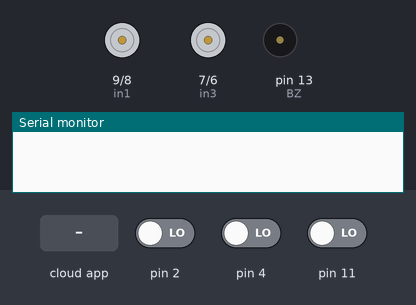
The sketch below on a simulated Arduino Uno, built with avr-gcc and run on an emulated ATmega328P. On the bench: motor-driver pin pairs drawn as motors (green arrow = first pin HIGH = forward, orange = second pin HIGH = backward, longer = more drive, scaled by the enable pin), buzzer (waves = sounding), the last lines printed to the serial monitor. The inputs (shaded band) are chosen by the test bench; at power-on: pin 2 LOW, pin 4 LOW, pin 11 LOW. The ROS host is connected and sends only what is stated.

Above: at 1.2 s.
1.3 s: the phone or cloud app sets leftlogic to 0
At 2.3 s:
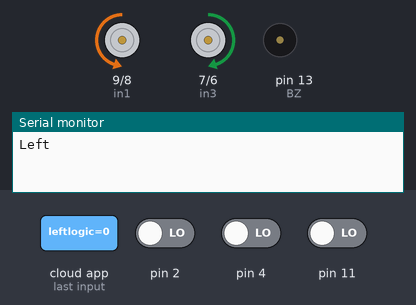
3.2 s: the phone or cloud app sets forwardlogic to 0
At 4.7 s:
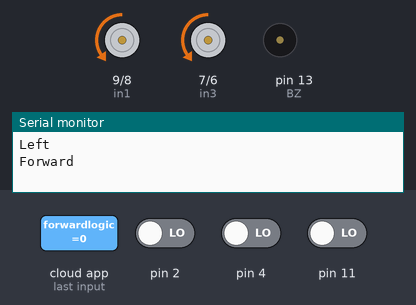
5.1 s: the phone or cloud app sets rightlogic to 0
At 6.2 s:
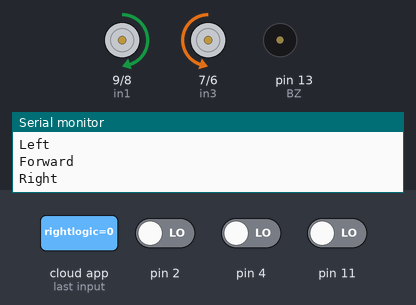
7.0 s: the phone or cloud app sets right to 0
8.5 s: the phone or cloud app sets leftlogic to 1
At 8.7 s:
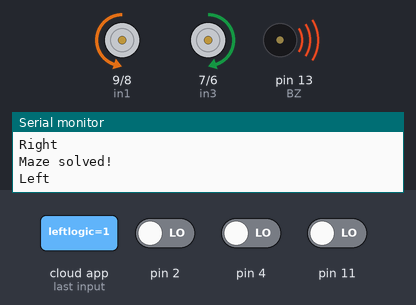
10.4 s: the phone or cloud app sets right to 1
At 11.1 s:
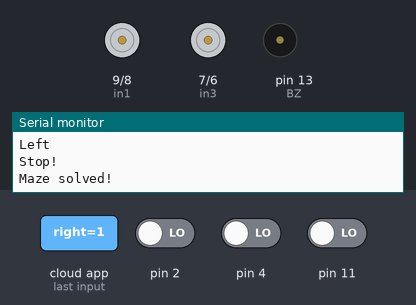
Timing chart, 0 to 12.9 s (numbered marks = the images above; inputs shaded):
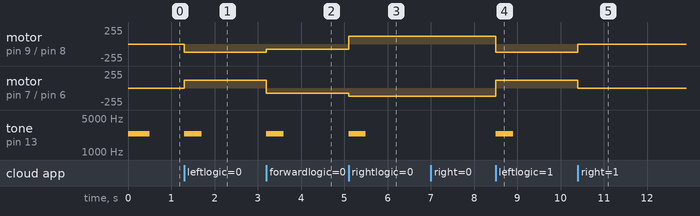

The sketch:

MazeSolver.ino
```cpp
/* Code written by Gianluca di Francesco and Giacomo Cerquone */

#include <ros.h>
#include <std_msgs/Int16MultiArray.h>
#include <std_msgs/String.h>

#define SINISTRO digitalRead(11) // sinistro
#define CENTRALE digitalRead(4) // centrale
#define DESTRO digitalRead(2) // destro

#define BZ 13
#define ENA 10
#define ENB 5
#define in1 9
#define in2 8
#define in3 7
#define in4 6

#define ABS 80

#define  B6    1975.53
#define  C7    2093
#define  D7    2349.32

unsigned int LASTSENSOR = 0;
unsigned int sx = 0;
unsigned int dx = 0;
unsigned int rounds = 0;
unsigned long tsx = millis();
unsigned long tdx = millis();
unsigned long arriving = 0;
bool run = true;

ros::NodeHandle nh;


void _mForward()
{
  analogWrite(ENA,ABS);
  analogWrite(ENB,ABS);
  digitalWrite(in1,LOW);//digital output
  digitalWrite(in2,HIGH);
  digitalWrite(in3,LOW);
  digitalWrite(in4,HIGH);
  Serial.println("Forward");
}

/*define back function*/
void _mBack()
{
  analogWrite(ENA,ABS);
  analogWrite(ENB,ABS);
  digitalWrite(in1,HIGH);
  digitalWrite(in2,LOW);
  digitalWrite(in3,HIGH);
  digitalWrite(in4,LOW);
  Serial.println("Back");
}
/*define left function*/
void _mLeft()
{
  analogWrite(ENA,120);
  analogWrite(ENB,120);
  digitalWrite(in1,LOW);
  digitalWrite(in2,HIGH);
  digitalWrite(in3,HIGH);
  digitalWrite(in4,LOW);
  Serial.println("Left");
}
/*define right function*/
void _mRight()
{
  analogWrite(ENA,120);
  analogWrite(ENB,120);
  digitalWrite(in1,HIGH);
  digitalWrite(in2,LOW);
  digitalWrite(in3,LOW);
  digitalWrite(in4,HIGH);
  Serial.println("Right");
}

void _mStop(){
   digitalWrite(ENA, LOW);
   digitalWrite(ENB, LOW);
   Serial.println("Stop!");
}

void _playSong() {
  tone(BZ, B6, 50);
  delay(50);
  tone(BZ, C7, 50);
  delay(50);
  tone(BZ, D7, 50);
  delay(250);
  tone(BZ, B6, 100);
  delay(100);
  tone(BZ, D7, 400);
  delay(400);
}

void leftlogic(const std_msgs::String& toggle_msg){
 _mLeft();
      if((millis() - tdx) > 400) {
        rounds++;
        tone(BZ, D7, 400);
        tsx = millis();
      } else if((millis() - tdx) > 250) {
        dx++;
        tone(BZ, C7, 400);
      }
      tdx = millis();
      LASTSENSOR = 0;
}
void forwardlogic(const std_msgs::String& toggle_msg){
_mForward();
      if(DESTRO)
        LASTSENSOR = 2;
      if((millis() - tsx) > 1000)
        rounds++;
      else if((millis() - tsx) > 250) {
        sx++;
        tone(BZ, D7, 400);
      }
      if((millis() - tdx) > 400) {
        rounds++;
        tone(BZ, D7, 400);
      } else if((millis() - tdx) > 250) {
        dx++;
        tone(BZ, C7, 400);
      }
      tsx = millis();
      tdx = millis();

}
void rightlogic(const std_msgs::String& toggle_msg){
  _mRight();
      if((millis() - tsx) > 400) {
        rounds++;
        tone(BZ, D7, 400);
        tdx = millis();
      } else if((millis() - tsx) > 250) {
        sx++;
        tone(BZ, D7, 400);
      }
      tsx = millis();
      LASTSENSOR = 2;

}
void leftfinal(const std_msgs::String& toggle_msg){
  _mLeft();
      tdx = millis();

}
void rightfinal(const std_msgs::String& toggle_msg){
  _mRight();
     tsx = millis();

}
void right(const std_msgs::String& toggle_msg){
  if(arriving == 0)
        arriving = millis();
      else if((millis() - arriving) > 3000)
         _mStop();
  Serial.println("Maze solved!");
  //_playSong();

}
void arriving1(const std_msgs::String& toggle_msg){
 arriving = 0;

}


std_msgs::Int16MultiArray s_array;
ros::Publisher chatter("sensors", &s_array);
ros::Subscriber<std_msgs::String> sub("leftlogic", &leftlogic);
ros::Subscriber<std_msgs::String> sub1("forwardlogic", &forwardlogic);
ros::Subscriber<std_msgs::String> sub2("rightlogic", &rightlogic);
ros::Subscriber<std_msgs::String> sub3("leftfinal", &leftfinal);
ros::Subscriber<std_msgs::String> sub4("rightfinal", &rightfinal);
ros::Subscriber<std_msgs::String> sub5("right", &right);
ros::Subscriber<std_msgs::String> sub6("arriving", &arriving1);

void setup(){
  Serial.begin(9600);
  pinMode(in1,OUTPUT);
  pinMode(in2,OUTPUT);
  pinMode(in3,OUTPUT);
  pinMode(in4,OUTPUT);
  pinMode(ENA,OUTPUT);
  pinMode(ENB,OUTPUT);
  digitalWrite(BZ, HIGH);
  tone(BZ, D7, 500);

  nh.initNode();
  nh.advertise(chatter);
  nh.subscribe(sub);
  nh.subscribe(sub1);
  nh.subscribe(sub2);
  nh.subscribe(sub3);
  nh.subscribe(sub4);
  nh.subscribe(sub5);
  nh.subscribe(sub6);
}

void loop() {

  s_array.data_length = 5;

  s_array.data[1] = SINISTRO;
  s_array.data[2] = CENTRALE;
  s_array.data[3] = DESTRO;
  s_array.data[4]= LASTSENSOR;

  chatter.publish( &s_array );
  nh.spinOnce();
  delay(5);
}
```

Measured:
- after the input at 1.3 s, motor on pin 9 (in1) / pin 8 (in2): stopped → backward 120/255 at once; motor on pin 7 (in3) / pin 6 (in4): stopped → forward 120/255 at once; tone on pin 13 (BZ): silent → 2349 Hz at once, → silent 0.40 s later
- after the input at 3.2 s, motor on pin 9 (in1) / pin 8 (in2): backward 120/255 → backward 80/255 at once; motor on pin 7 (in3) / pin 6 (in4): forward 120/255 → backward 80/255 at once; tone on pin 13 (BZ): silent → 2349 Hz at once, → silent 0.40 s later
- after the input at 5.1 s, motor on pin 9 (in1) / pin 8 (in2): backward 80/255 → forward 120/255 at once; motor on pin 7 (in3) / pin 6 (in4): backward 80/255 → backward 120/255 at once; tone on pin 13 (BZ): silent → 2349 Hz at once, → silent 0.40 s later
- after the input at 8.5 s, motor on pin 9 (in1) / pin 8 (in2): forward 120/255 → backward 120/255 at once; motor on pin 7 (in3) / pin 6 (in4): backward 120/255 → forward 120/255 at once; tone on pin 13 (BZ): silent → 2349 Hz at once, → silent 0.40 s later
- after the input at 10.4 s, motor on pin 9 (in1) / pin 8 (in2): backward 120/255 → stopped at once; motor on pin 7 (in3) / pin 6 (in4): forward 120/255 → stopped at once
